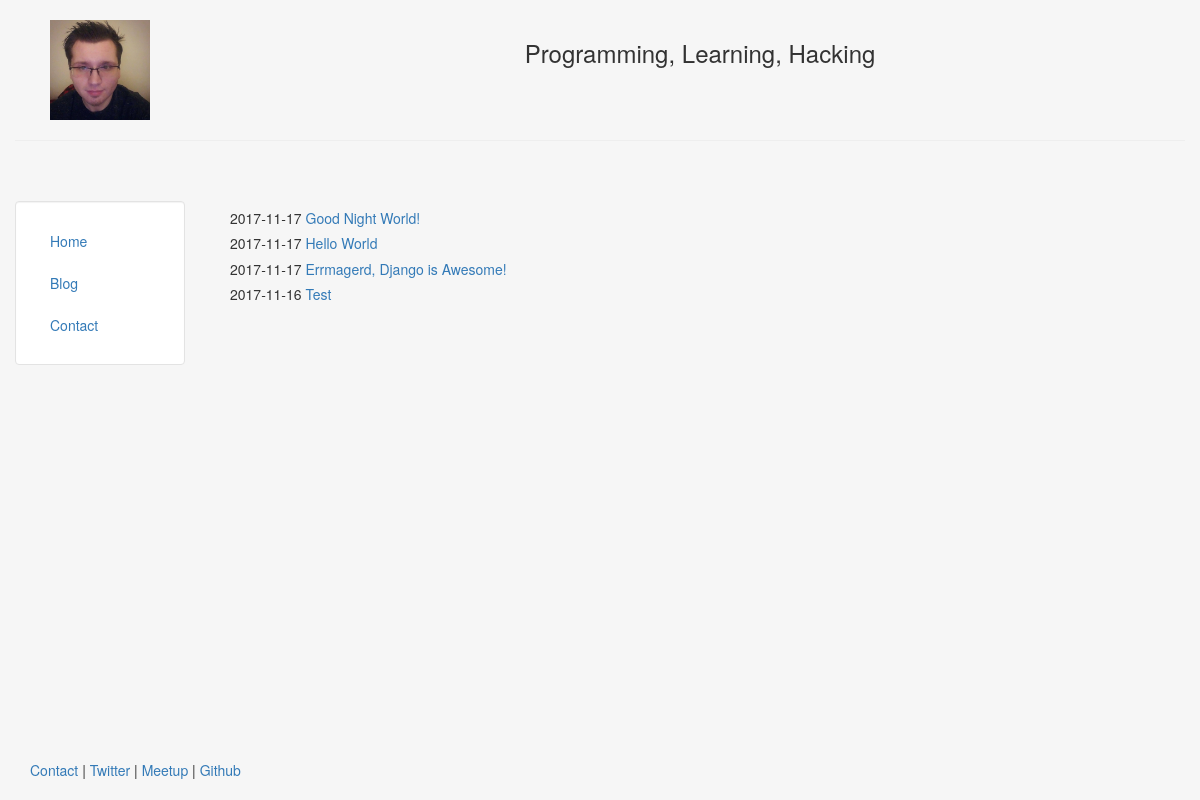
/blog/, run on an earlier commit of the app's database.
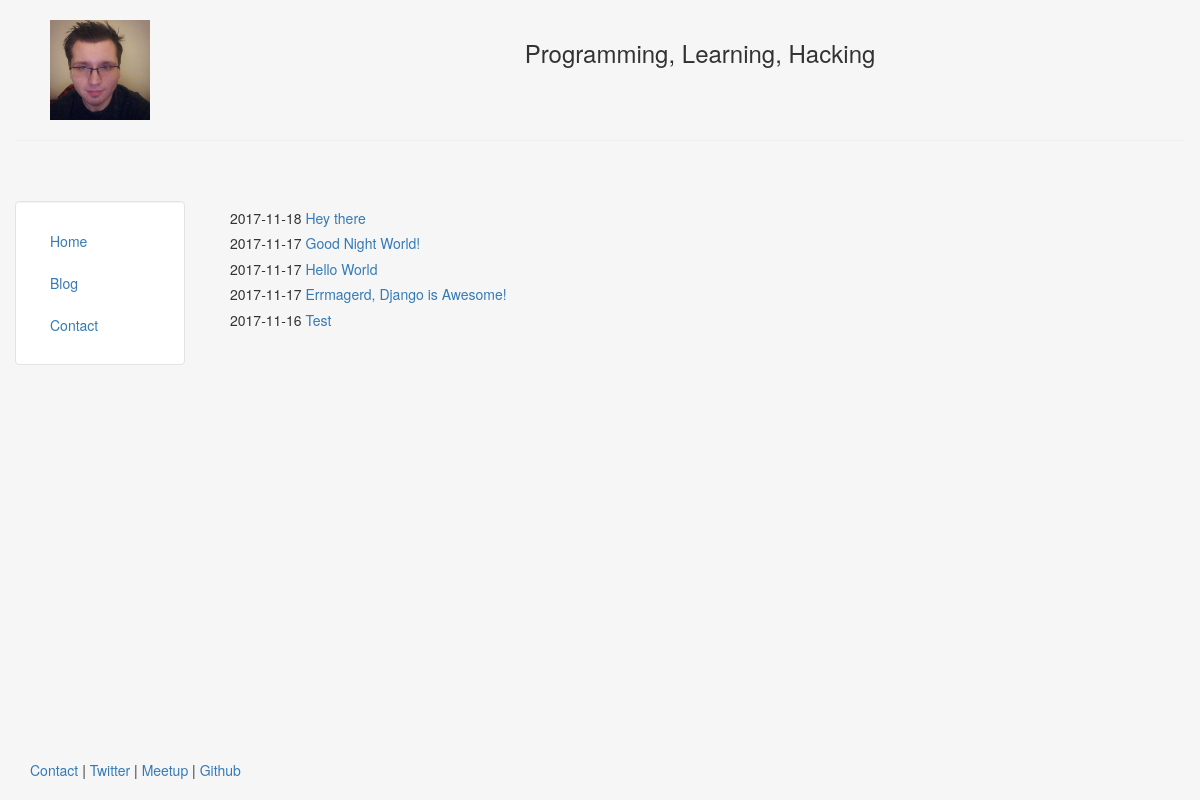
And on a later commit of the database.
### blog/models.py (models this page shows, shortened)
class Post(models.Model):
    title = models.CharField(max_length=140)
    body = models.TextField()
    date = models.DateTimeField()

### blog/templates/blog/blog.html
{% extends "personal/header.html" %}
{% block content %}
    {% for post in object_list %}
        <h5>{{ post.date|date:"Y-m-d" }}
        	<a href="/blog/{{post.id}}"> {{post.title}}</a></h5>
    {% endfor %}
{% endblock %}

### personal/templates/personal/header.html (shortened to what this page needs)
<!DOCTYPE html>
<html lang="en">
<head>
	{% load staticfiles %}
	<link rel='stylesheet' href="{% static 'css/bootstrap.min.css' %}" type='text/css' />
</head>
<body class="body" style="background-color:#f6f6f6">
	<div class="container-fluid" style="min-height:95%; ">
		<div class="row">
			  <div class="col-sm-2">
				  <br>
				  <center>
					<img src="{% static 'img/profile.jpg' %}" class="responsive-img" style='max-height:100px;' alt="face">
				  </center>
			  </div>
			  <div class="col-sm-10">
				  <br>
				  <center>
				  <h3>Programming, Learning, Hacking</h3>
				  </center>
			  </div>
		</div><hr>
		<div class="row">
		  <div class="col-sm-2">
		  <br>
		  <br>
			<div class="well bs-sidebar" id="sidebar" style="background-color:#fff">
			  <ul class="nav nav-pills nav-stacked">
				<li><a href='/'>Home</a></li>
				<li><a href='/blog/'>Blog</a></li>
				<li><a href='/contact/'>Contact</a></li>
			  </ul>
			</div>
		  </div>
		  <div class="col-sm-10">
			<div class='container-fluid'>
			<br><br>
			   {% block content %}
			   {% endblock %}
			</div>
		  </div>
		</div>
	</div>
	<footer>
		<div class="container-fluid" style='margin-left:15px'>
			<p><a href="#" target="blank">Contact</a> | <a href="#" target="blank">Twitter</a> | <a href="#" target="blank">Meetup</a> | <a href="#" target="blank">Github</a></p>
		</div>
	</footer>
</body>
</html>

### personal/templates/personal/header.html (style rules this page uses)
html, body { height:100% }

What changed in the data, as far as the page shows it:
added Post: date "2017-11-18", title "Hey there"
